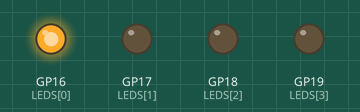
This program was run on a simulated Raspberry Pi Pico running MicroPython. Shown: output pins drawn as LEDs (lit = HIGH).

Above: at 0.2 s.
At 1.2 s:
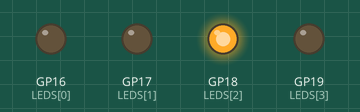
At 2.7 s:
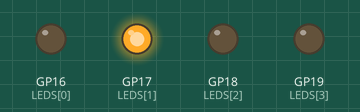
At 3.7 s:
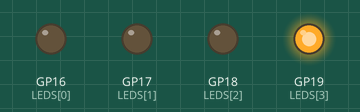
Timing chart, 0 to 4.6 s (numbered marks = the images above):
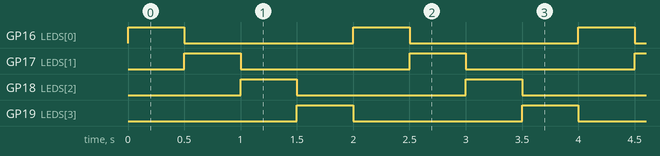

Measured:
- by itself, GP16 (LEDS[0]), GP17 (LEDS[1]), GP18 (LEDS[2]), GP19 (LEDS[3]): alternates HIGH for 0.50 s and LOW for 1.5 s
- by itself, everything shown: repeats every 2.0 s, in 4 steps

The program:

S06_Rotating_LED.py
```python
# File: main.py
# Author: Armstrong Subero
# Platform: Raspberry Pi Pico (RP2040) with MicroPython
# Program: S06_Rotating_LED
# Interpreter: MicroPython (latest version)
# Program Version: 1.0
#
# Program Description: This program allows the Raspberry Pi Pico to
#                      rotate 4 LEDs left
#
# Hardware Description: LEDs are connected to pins 16, 17, 18 and 19
#
# Created: August 22nd, 2024, 8:22 PM
# Last Updated: August 22nd, 2024, 8:22 PM

from machine import Pin
import utime


LEDS = [16, 17, 18, 19]
L = [0, 0, 0, 0]

for i in range(4):
    L[i] = Pin(LEDS[i], Pin.OUT)

while True:
    for i in range(4):
        L[i].value(1)
        utime.sleep(0.5)
        L[i].value(0)
```
